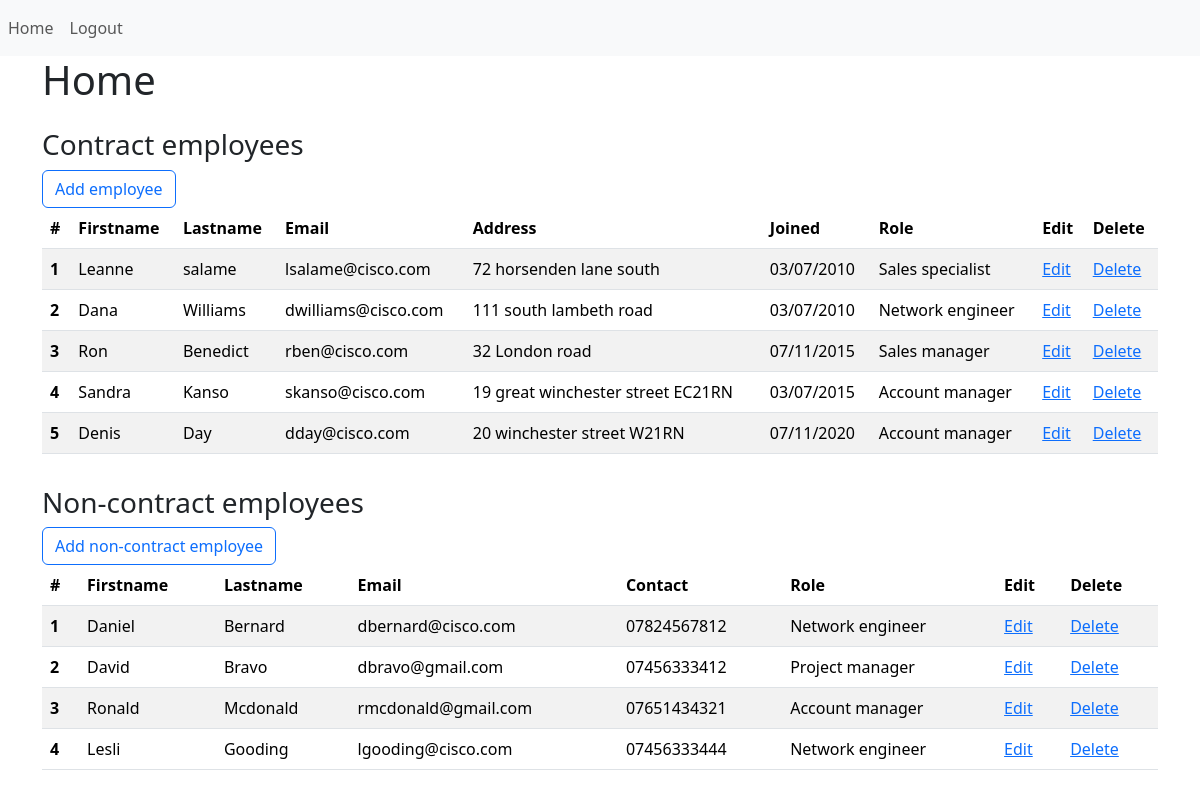
The page / (signed in) on the database as committed earlier.
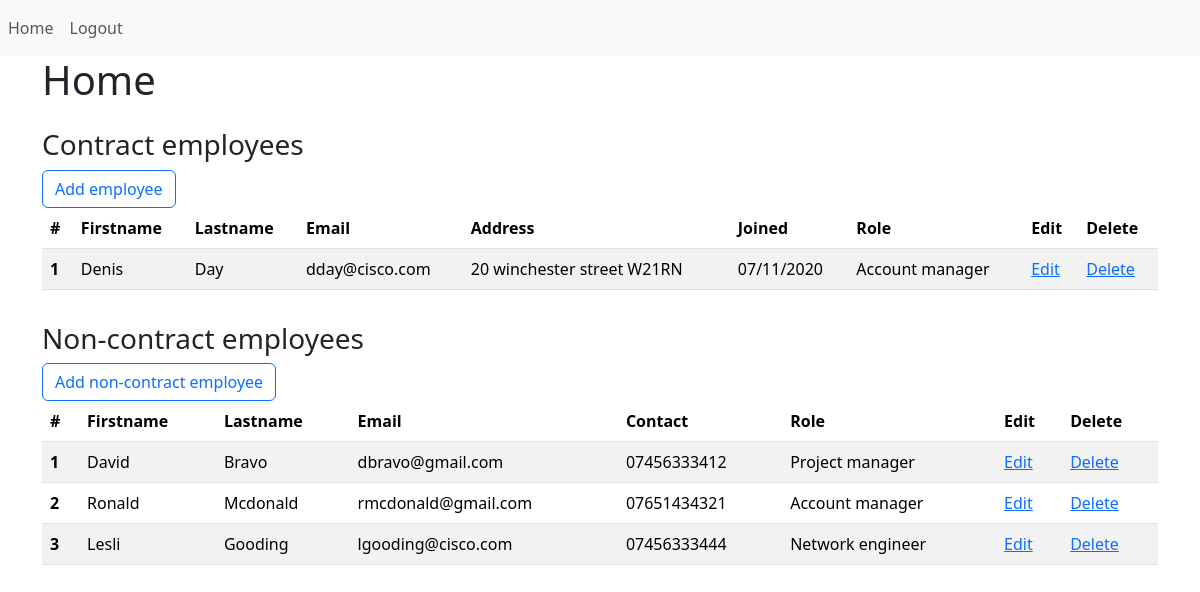
The same page on the database as committed later.
### website/models.py (models this page shows)
class Contract_employees(db.Model):
    id = db.Column(db.Integer, primary_key=True)
    firstname = db.Column(db.String(100), nullable=False)
    lastname = db.Column(db.String(100), nullable=False)
    email = db.Column(db.String(80), unique=True, nullable=False)
    address = db.Column(db.Text)
    joined = db.Column(db.String(80), nullable=False)
    role = db.Column(db.Text, nullable=False)

class Non_contract_employees(db.Model):
    id = db.Column(db.Integer, primary_key=True)
    firstname = db.Column(db.String(100), nullable=False)
    lastname = db.Column(db.String(100), nullable=False)
    email = db.Column(db.String(80), unique=True, nullable=False)
    contact = db.Column(db.Text)
    role = db.Column(db.Text, nullable=False)

### website/views.py (the view)
@views.route('/')
@login_required
def home():
    contract_employee=Contract_employees.query.all()
    non_contract_employee=Non_contract_employees.query.all()
    return render_template("home.html", new_user=current_user,no_contract_info=non_contract_employee,employees_info=contract_employee, priv=current_user.priv),200

### website/__init__.py (called while the page is built)
def create_app(sql_path):
    app = Flask(__name__)
    app.config['SECRET_KEY'] = 'Cisco123!'
    app.config['SQLALCHEMY_DATABASE_URI'] = sql_path
    db.init_app(app)
    from .views import views
    from .models import Contract_employees, Non_contract_employees, User
    from .authentication import auth
    create_database(app)
    login_manager = LoginManager()
    login_manager.init_app(app)
    login_manager.login_view = 'authentication.login'
    @login_manager.user_loader
    def load_user(id):
            return User.query.get(int(id))
    app.config['SECRET_KEY'] = 'mysecret'
    app.register_blueprint(views, url_prefix='/')
    app.register_blueprint(auth, url_prefix='/')
    return app

### website/templates/home.html (shortened to what this page needs)
{% extends "base.html" %}
{% block content%}
<h1>Home</h1>
<div class="pt-3">
    <h3>Contract employees</h3>
    <a class="btn btn-outline-primary" class="link-secondary" href='{{url_for("views.new_contract_employee")}}' >Add employee</a>
    <table class="table table-striped">
        <thead>
            <tr>
                <th scope="col">#</th>
                <th scope="col">Firstname</th>
                <th scope="col">Lastname</th>
                <th scope="col">Email</th>
                <th scope="col">Address</th>
                <th scope="col">Joined</th>
                <th scope="col">Role</th>
                <th scope="col">Edit</th>
                <th scope="col">Delete</th>
            </tr>
        </thead>
        <tbody>
            {% for employee in employees_info %}
            <tr>
                <th score="row">{{loop.index}}</th>
                <td>{{employee.firstname}}</td>
                <td>{{employee.lastname}}</td>
                <td>{{employee.email}}</td>
                <td>{{employee.address}}</td>
                <td>{{employee.joined}}</td>
                <td>{{employee.role}}</td>
                <td><a href='{{url_for("views.edit_employee",id=employee.id)}}' class='btn-edit'>Edit</a></td>
                <td><a href='{{url_for("views.delete_employee",id=employee.id)}}' class='btn-delete' onclick='return confirm("Are you sure you want to delete")'>Delete</a></td>
            </tr>
            {%endfor%}
        </tbody>
    </table>
</div>
<div class="pt-3">
    <h3>Non-contract employees</h3>
    <a class="btn btn-outline-primary" href='{{url_for("views.new_no_contract_employee")}}'>Add non-contract employee</a>
    <table class="table table-striped">
        <thead>
            <th>#</th>
            <th>Firstname</th>
            <th>Lastname</th>
            <th>Email</th>
            <th>Contact</th>
            <th>Role</th>
            <th>Edit</th>
            <th>Delete</th>
        </thead>
        <tbody>
            {% for employee in no_contract_info %}
            <tr>
                <th scope="row">{{loop.index}}</th>
                <td>{{employee.firstname}}</td>
                <td>{{employee.lastname}}</td>
                <td>{{employee.email}}</td>
                <td>{{employee.contact}}</td>
                <td>{{employee.role}}</td>
                <td><a href='{{url_for("views.edit_no_contract_employee",id=employee.id)}}' class='btn-edit'>Edit</a></td>
                <td><a href='{{url_for("views.delete_no_contract_employee",id=employee.id)}}' class='btn-delete' onclick='return confirm("Are you sure you want to delete")'>Delete</a></td>
            </tr>
            {%endfor%}
        </tbody>
    </table>
</div>
{% endblock content %}

Rows that differ between the two databases and show on the page:
removed Contract_employees: firstname "Leanne", lastname "salame", email "lsalame@cisco.com", address "72 horsenden lane south", joined "03/07/2010", role "Sales specialist"
removed Contract_employees: firstname "Dana", lastname "Williams", email "dwilliams@cisco.com", address "111 south lambeth road", joined "03/07/2010", role "Network engineer"
removed Contract_employees: firstname "Ron", lastname "Benedict", email "rben@cisco.com", address "32 London road", joined "07/11/2015", role "Sales manager"
removed Contract_employees: firstname "Sandra", lastname "Kanso", email "skanso@cisco.com", address "19 great winchester street EC21RN", joined "03/07/2015", role "Account manager"
removed Non_contract_employees: firstname "Daniel", lastname "Bernard", email "dbernard@cisco.com", contact "07824567812", role "Network engineer"
